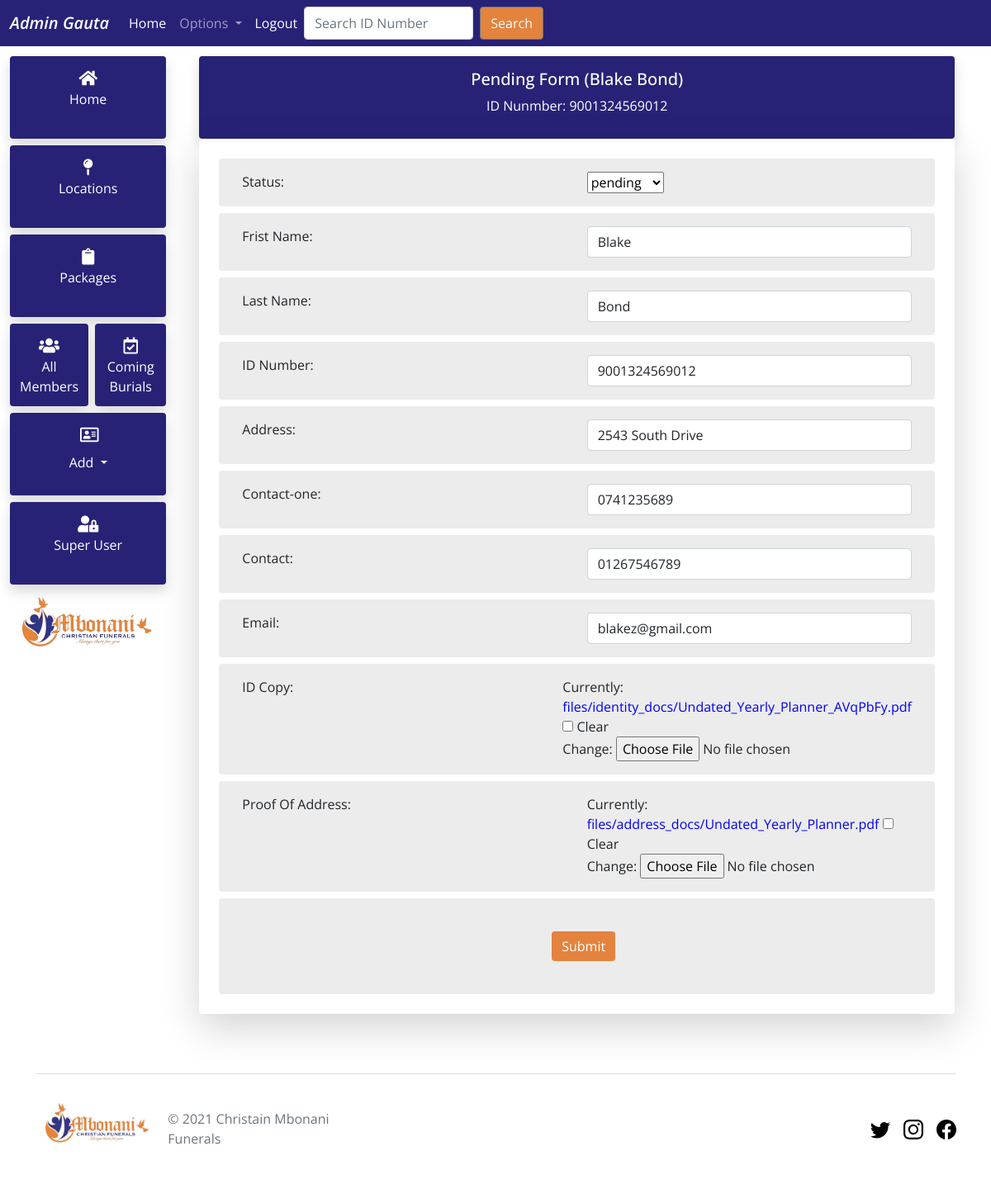
Page /christian-admin/update_pending_member/9001324569012/ (signed in) on the committed database.
### accounts/models.py (models this page shows)
class Member(AbstractUser):
    status = models.CharField(max_length=15,
                              choices=STATUS_CHOICES,
                              default="pending")
    package = models.ForeignKey(Package,
                                max_length=15,
                                on_delete=models.CASCADE,
                                blank=True,
                                null=True)
    id_number = models.CharField(max_length=13, unique=True)
    phone_number = models.CharField(max_length=11)
    phone_number_2 = models.CharField(max_length=11, blank=True)
    address = models.CharField(max_length=500)
    id_copy = models.FileField(upload_to='files/identity_docs/', blank=True)
    proof_of_address = models.FileField(upload_to='files/address_docs/',
                                        blank=True)
    recieved_by = models.CharField(max_length=250, default='online')
    created = models.DateTimeField(auto_now_add=True)
    burial_date = models.DateTimeField(blank=True, null=True)
    slug = models.SlugField(unique=True)
    def __str__(self):
        return self.first_name

### app_admin/decorators.py (the view)
        def wrapper_func(request, *args, **kwargs):
            group = None
            if request.user.groups.exists():
                group = request.user.groups.all()[0].name
            if group in allowed_roles:
                return view_func(request, *args, **kwargs)
            else:
                return HttpResponse(
                    'You are not authorized to view this page!')

### app_admin/views.py (called while the page is built, shortened)
@login_required(login_url='login')
@allowed_users(allowed_roles=['admin'])
def UpdatePendingMember(request, slug_id):
    pending = Member.objects.get(status='pending', slug=slug_id)
    form = UpdatePendingMemberForm(instance=pending)
    context = {'form': form, 'pending': pending}
    return render(request, 'app-admin/pending-member/pending-member-form.html',
                  context)

### app_admin/templates/app-admin/pending-member/pending-member-form.html (shortened to what this page needs)
{% extends 'main/main.html' %} {% load static %} {% block content %}
<div class="container mt-1">
  <div class="spouse-card p-3 rounded shadow">
    <center>
      <h5 class="spouse-fonts">
        Pending Form ({{pending.first_name}} {{pending.last_name}})
      </h5>
      <p class="text-white">ID Nunmber: {{pending.id_number}}</p>
    </center>
  </div>
  <form class="mb-5" method="POST" enctype="multipart/form-data">
    <div class="profile-info shadow-lg rounded p-3">
      <div class="row p-3 rounded m-2 info-details-bg">
        <div class="col-sm sm-padding">Status:</div>
        <div class="col-sm">{{form.status}}</div>
      </div>
      <div class="row p-3 rounded m-2 info-details-bg">
        <div class="col-sm sm-padding">Frist Name:</div>
        <div class="col-sm">{{form.first_name}}</div>
      </div>
      <div class="row p-3 rounded m-2 info-details-bg">
        <div class="col-sm sm-padding">Last Name:</div>
        <div class="col-sm">{{form.last_name}}</div>
      </div>
      <div class="row p-3 rounded m-2 info-details-bg">
        <div class="col-sm sm-padding">ID Number:</div>
        <div class="col-sm">{{form.id_number}}</div>
      </div>
      <div class="row p-3 rounded m-2 info-details-bg">
        <div class="col-sm sm-padding">Address:</div>
        <div class="col-sm">{{form.address}}</div>
      </div>
      <div class="row p-3 rounded m-2 info-details-bg">
        <div class="col-sm sm-padding">Contact-one:</div>
        <div class="col-sm">{{form.phone_number}}</div>
      </div>
      <div class="row p-3 rounded m-2 info-details-bg">
        <div class="col-sm sm-padding">Contact:</div>
        <div class="col-sm">{{form.phone_number_2}}</div>
      </div>
      <div class="row p-3 rounded m-2 info-details-bg">
        <div class="col-sm sm-padding">Email:</div>
        <div class="col-sm">{{form.email}}</div>
      </div>
      <div class="form-field row p-3 rounded m-2 info-details-bg">
        <div class="col-sm sm-padding">ID Copy:</div>
        <div class="col-sm">{{form.id_copy}}</div>
      </div>
      <div class="form-field row p-3 rounded m-2 info-details-bg">
        <div class="col-sm sm-padding">Proof Of Address:</div>
        <div class="col-sm">{{form.proof_of_address}}</div>
      </div>
      <div class="row p-3 rounded m-2 info-details-bg">
        <div class="row p-3 rounded m-2 info-details-bg">
          <center>
            <button class="btn btn-primary">Submit</button>
          </center>
        </div>
      </div>
    </div>
  </form>
</div>
{% endblock %}

### templates/main/navbar.html (shortened to what this page needs)
{% if request.user.is_staff %}
<nav class="navbar navbar-expand-lg navbar-dark christian-bg ">
  <div class="container-fluid">
    <a class="navbar-brand italic-600" href="{% url 'homepage' %}">Admin {{ request.user }}</a>
    <div class="collapse navbar-collapse" id="navbarSupportedContent">
      <ul class="navbar-nav me-auto mb-2 mb-lg-0">
        <li class="nav-item">
          <a class="nav-link text-white" aria-current="page" href="{% url 'homepage' %}">Home</a>
        </li>
         <li class="nav-item dropdown">
          <a class="nav-link dropdown-toggle" href="#" id="navbarDropdown" role="button" data-bs-toggle="dropdown" aria-expanded="false">
            Options
          </a>
        </li>
        <li class="nav-item">
          <a class="nav-link text-white" href="{% url 'logout' %}">Logout</a>
        </li>
      <form method="POST" action="{% url 'search-member' %}" class="d-flex">
        <input
          class="form-control me-2"
          type="search"
          placeholder="Search ID Number"
          name="searched"
          aria-label="Search"
        />
        <button class="btn btn-outline-secondary" type="submit">Search</button>
      </form>
    </div>
  </div>
</nav>
{% endif %}

### static/css/homepage.css (style rules this page uses)
:root { --primary-color: #e3833e; --secondart-color: #282277; --fonts-color: white; background-color: #ffffff; }

### static/css/upcoming_brurials.css (style rules this page uses)
:root { --primary-color: #e3833e; --secondart-color: #282277; --fonts-color: white; background-color: #ffffff; }
.profile-info { width: 100%; background-color: white; }
.info-details-bg { background-color: #ececec; }
.spouse-card { height: 100px; width: 100%; background-color: var(--secondart-color); }
.spouse-fonts { color: white; }

### static/css/all_members.css (style rules this page uses)
:root { --primary-color: #e3833e; --secondart-color: #282277; --fonts-color: white; background-color: #ffffff; }

### static/css/app_admin.css (style rules this page uses)
:root { --primary-color: #e3833e; --secondart-color: #282277; --fonts-color: white; background-color: #ffffff; }
body { font-family: "Open Sans", sans-serif; }
a { text-decoration: none; color: white; }
.form-field a { color: blue; }
.christian-bg { background-color: #282277; color: white; }
li.nav-item.dropdown::marker { color: transparent; }

### static/css/member_base.css (style rules this page uses)
:root { --primary-color: #e3833e; --secondart-color: #282277; --fonts-color: white; background-color: #ffffff; }
body { font-family: "Open Sans", sans-serif; }
a { text-decoration: none; color: white; }
.btn-primary { background-color: #e3833e !important; color: white; border: #e3833e; }
.christian-bg { background-color: #282277; color: white; }

### templates/main/navbar.html (style rules this page uses)
.christian-bg { background-color: #282277; color: white; }
.italic-600 { font-weight: 600 !important; font-style: italic !important; }
.btn-outline-secondary { background-color: #e3833e; color: #ffffff; }

### app_admin/templates/app-admin/pending-member/pending-member-form.html (style rules this page uses)
.form-field a { color: blue; }

### rows in the picture
Member: user "Gauta"
Member: first_name "Blake", last_name "Bond", id_number "9001324569012", status "pending", address "2543 South Drive", phone_number "0741235689", phone_number_2 "01267546789", email "blakez@gmail.com"
